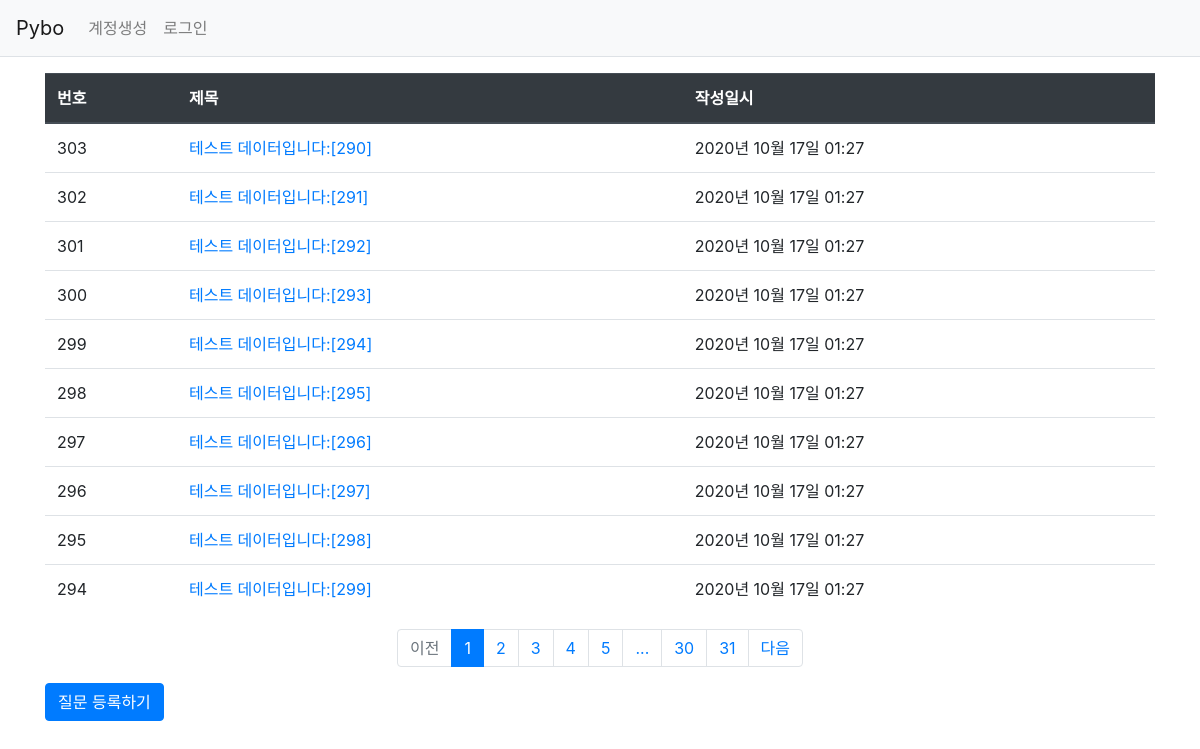
The app's page /quesiton/list/, older data.
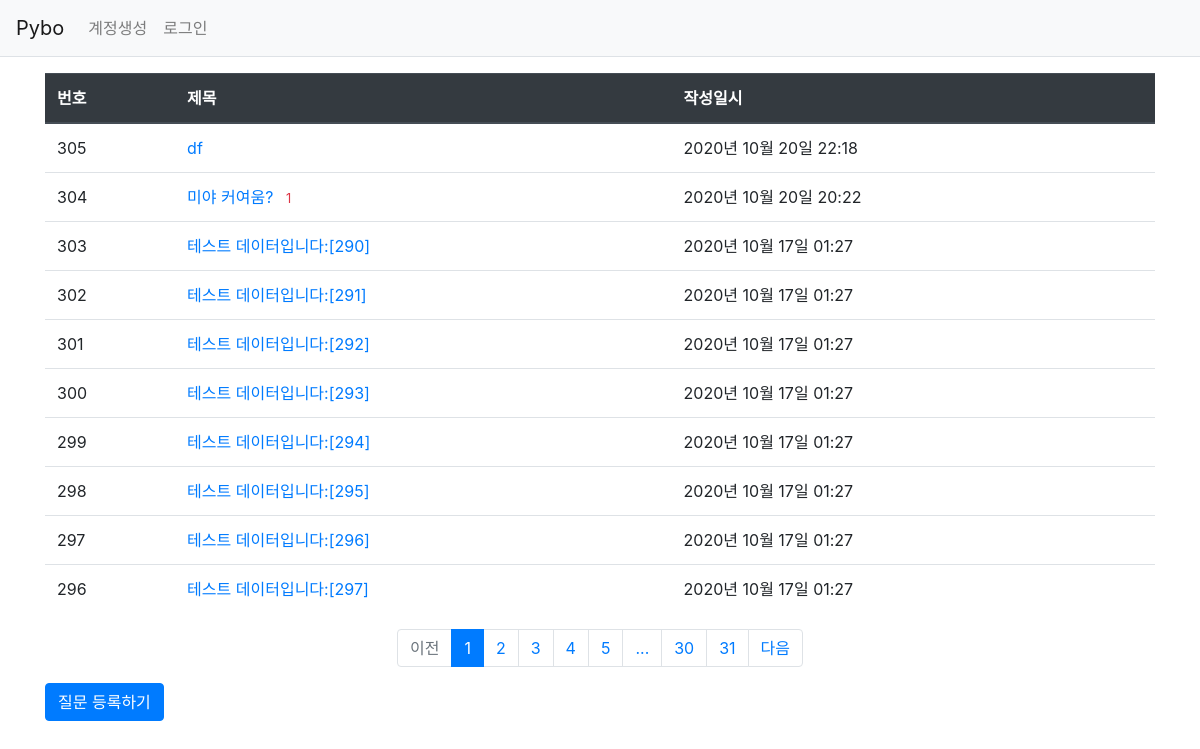
The same page, newer data.
### pybo/models.py (models this page shows)
class Question(db.Model):#nullable 비어있는값 들어올수없음 의미 디폴드값은 true
    id = db.Column(db.Integer, primary_key=True)#primary_key 중복 안됌,integer id숫자값
    subject = db.Column(db.String(200), nullable=False)#string제목처럼 제한된 글자수
    content = db.Column(db.Text(), nullable=False)#text글자수 제한 없음
    create_date = db.Column(db.DateTime(), nullable=False)#날짜와 시간

### pybo/views/question_views.py (the view)
@bp.route('/list/')
def _list():
    page = request.args.get('page', type=int, default=1) #페이지 get방식으로 요청한 url에서 page값 가져올때 사용
    question_list = Question.query.order_by(Question.create_date.desc())
    question_list = question_list.paginate(page, per_page=10)
    return render_template('question/question_list.html', question_list=question_list)

### pybo/filter.py (called while the page is built)
def format_datetime(value, fmt='%Y년 %m월 %d일 %H:%M'):
    return value.strftime(fmt)

### pybo/templates/question/question_list.html
{% extends 'base.html' %}
{% block content %}
<div class="container my-3">
    <table class="table">
        <thead>
        <tr class="thead-dark">
            <th>번호</th>
            <th>제목</th>
            <th>작성일시</th>
        </tr>
        </thead>
        <tbody>
        {% if question_list %}
        {% for question in question_list.items %}
        <tr>
            <td>{{ question_list.total - ((question_list.page-1) * question_list.per_page) - loop.index0 }}</td>
            <td>
                <a href="{{ url_for('question.detail', question_id=question.id) }}">{{ question.subject }}</a>
                {% if question.answer_set|length >0 %}
                <span class="text-danger small ml-2">{{question.answer_set|length}}</span>
                {% endif %}
            </td>
            <td>{{ question.create_date|datetime }}</td>
        </tr>
        {% endfor %}
        {% else %}
        <tr>
            <td colspan="3">질문이 없습니다.</td>
        </tr>
        {% endif %}
        </tbody>
    </table>
    <ul class="pagination justify-content-center">
        {% if question_list.has_prev %}
        <li class="page-item">
            <a class="page-link" href="?page={{ question_list.prev_num }}">이전</a>
        </li>
        {% else %}
        <li class="page-item disabled">
            <a class="page-link" tabindex="-1" aria-disabled="true" href="#">이전</a>
        </li>
        {% endif %}
        {% for page_num in question_list.iter_pages() %}
            {% if page_num %}
                {% if page_num != question_list.page%}
                <li class="page-item">
                    <a class="page-link" href="?page={{ page_num }}">{{ page_num }}</a>
                </li>
                {% else %}
                <li class="page-item active" aria-current="page">
                    <a class="page-link" href="#">{{ page_num }}</a>
                </li>
                {% endif %}
            {% else %}
                <li class="disabled">
                    <a class="page-link" href="#">...</a>
                </li>
            {% endif %}
        {% endfor %}
        {% if question_list.has_next %}
        <li class="page-item">
            <a class="page-link" href="?page={{ question_list.next_num}}">다음</a>
        </li>
        {% else %}
        <li class="page-time disabled">
            <a class="page-link" tabindex="-1" aria-disabled="true" href="#">다음</a>
        </li>
        {% endif %}
      </ul>
    <a href="{{ url_for('question.create' )}}" class="btn btn-primary">질문 등록하기</a>
</div>
{% endblock %}

### pybo/templates/base.html (shortened to what this page needs)
<!DOCTYPE html>
<html lang="ko">
<head>
      <link rel="stylesheet" href="{{ url_for('static', filename='bootstrap.min.css') }}">
      <link rel="stylesheet" href="{{ url_for('static', filename='style.css') }}">
</head>
<body>
{% include "navbar.html" %}
{% block content %}{% endblock %}
</body>
</html>

### pybo/templates/navbar.html (shortened to what this page needs)
<nav class="navbar navbar-expand-lg navbar-light bg-light border-bottom">
    <a class="navbar-brand" href="{{ url_for('main.index') }}">Pybo</a>
    <div class="collapse navbar-collapse flex-grow-0" id="navbarNav">
        <ul class="navbar-nav">
            <li class="nav-item ">
                <a class="nav-link" href="#">계정생성</a>
            </li>
            <li class="nav-item ">
                <a class="nav-link" href="#">로그인</a>
            </li>
        </ul>
    </div>
</nav>

Row changes from the older to the newer data that the page shows:
no longer on this page (row unchanged): Question: total "295", subject "테스트 데이터입니다:[298]", create_date "2020년 10월 17일 01:27"
no longer on this page (row unchanged): Question: total "294", subject "테스트 데이터입니다:[299]", create_date "2020년 10월 17일 01:27"
added Question: total "305", subject "df", create_date "2020년 10월 20일 22:18"
added Question: total "304", subject "미야 커여움?", answer_set|length "1", create_date "2020년 10월 20일 20:22"
